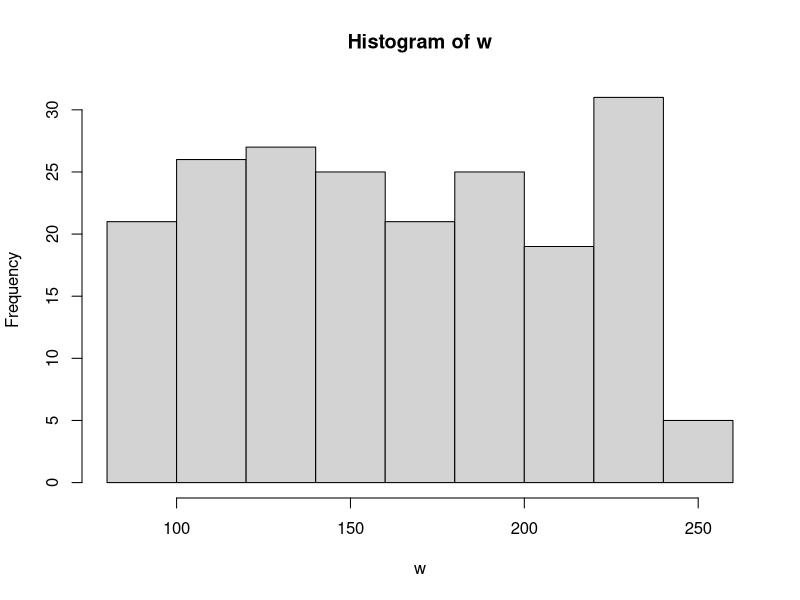
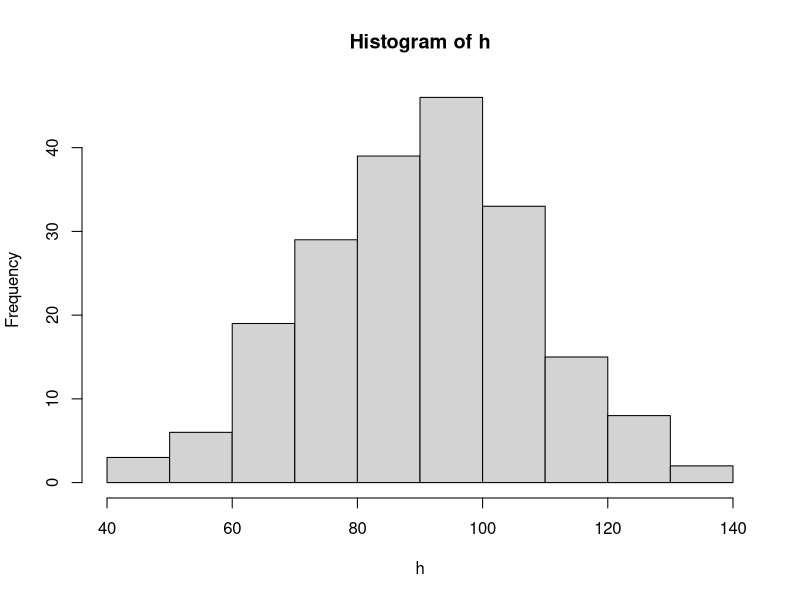
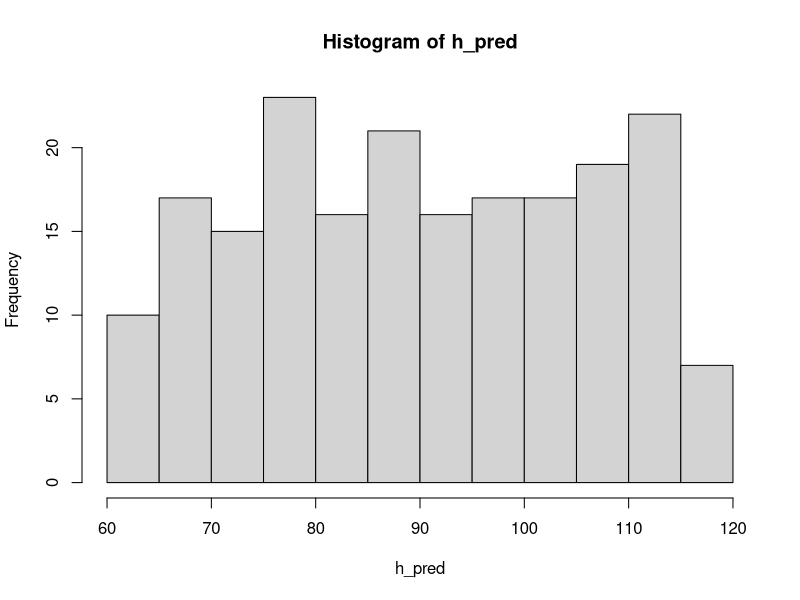
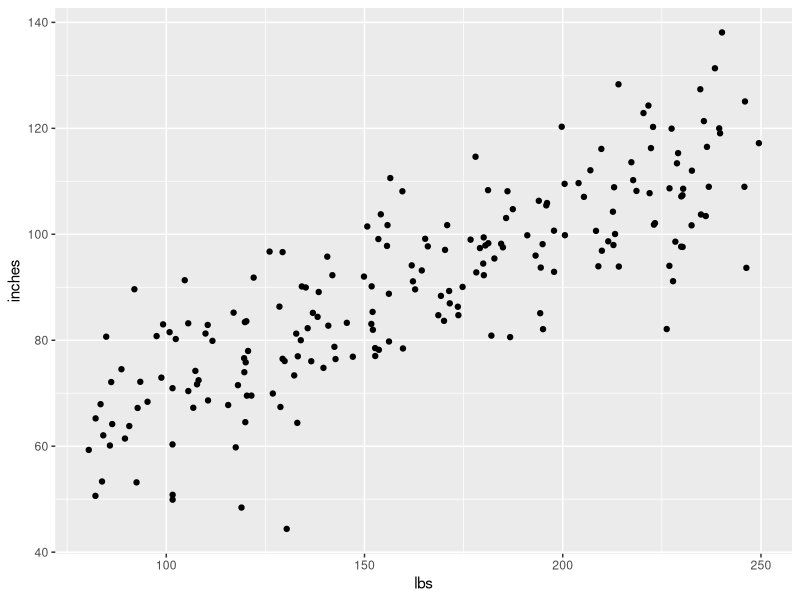
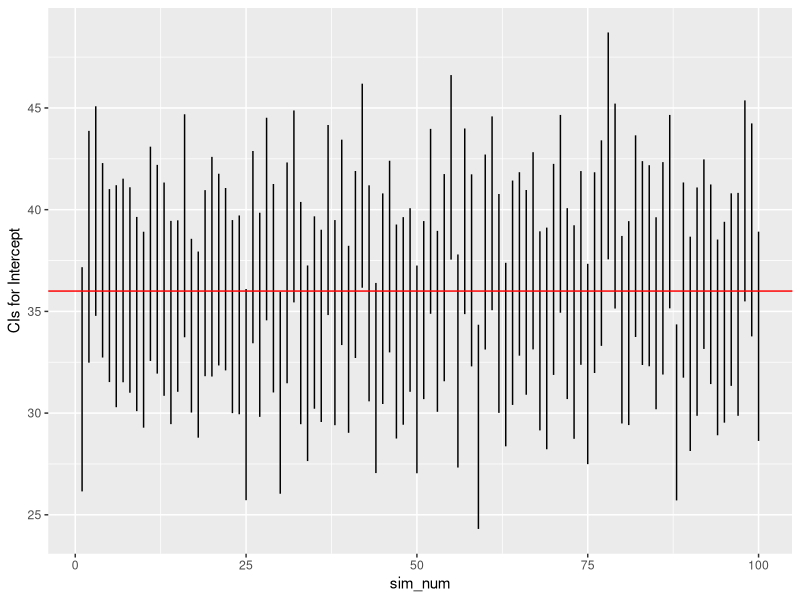
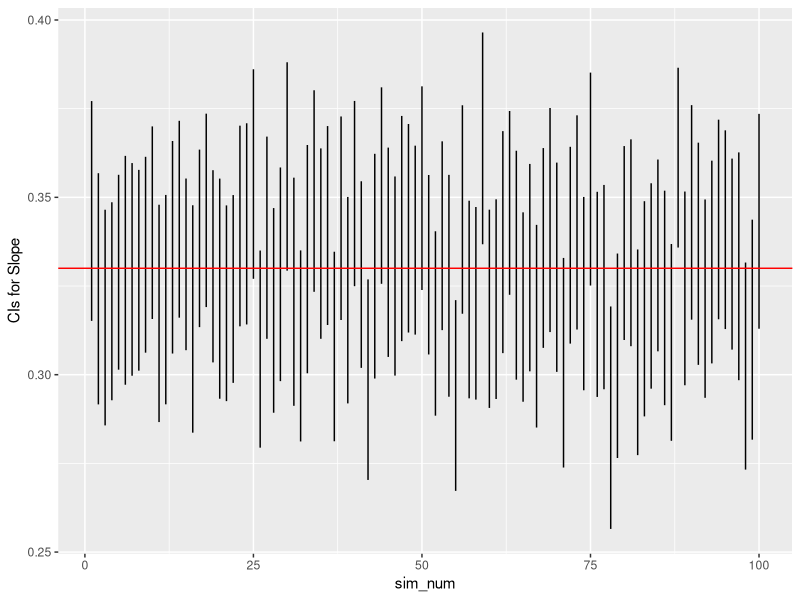
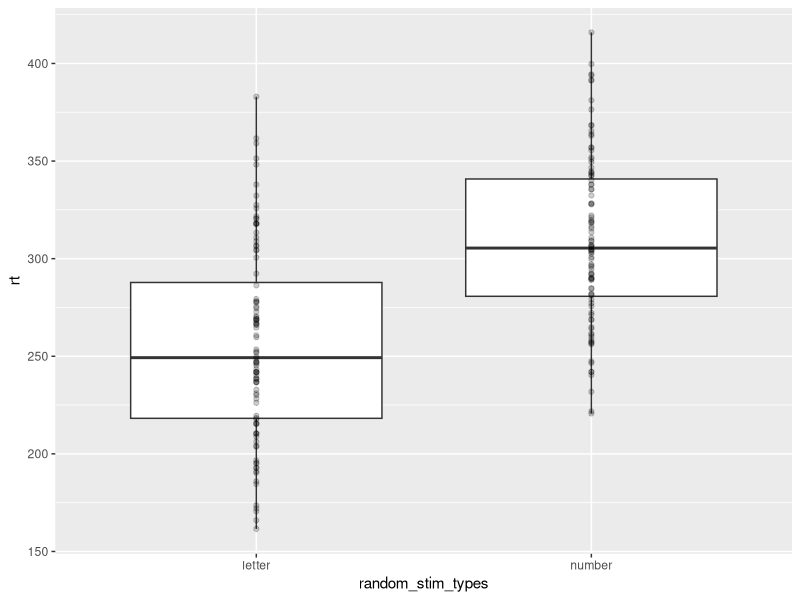
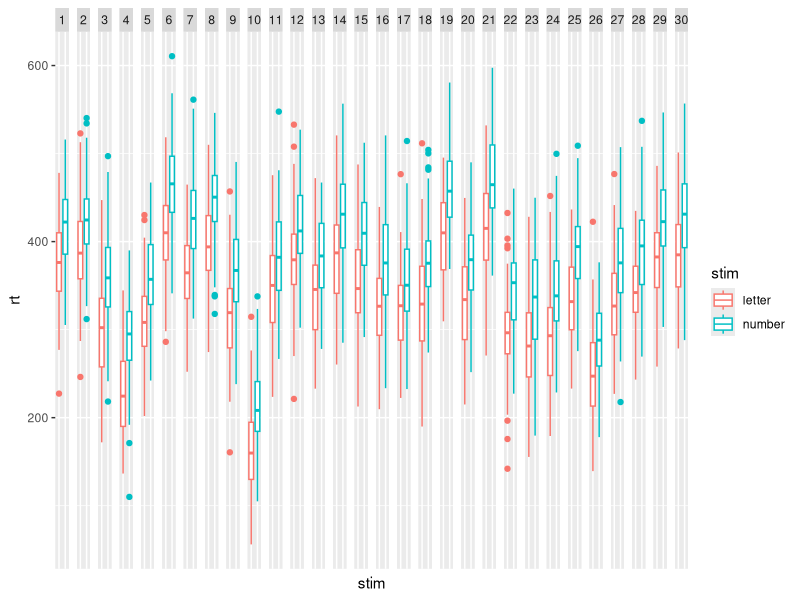

R code for these plots, in order:
## ---- chunk 1
knitr::opts_chunk$set(echo = FALSE, 
                      fig.align = "center",
                      out.width = "900px",
                      cache = TRUE)
## ---- chunk 2
# choose sample size
sample_n <- 200

# choose intercept and slope
beta0 <- 36   # inches
beta1 <- 0.33  # Rick's guess

# choose standard deviation for error
sigma <- 10 # Rick's guess
## ---- chunk 3
# random weights between 80 lbs and 250 lbs (uniform sampling)
w <- runif(n = sample_n, min = 80, max = 250)

h_pred <- rep(x = beta0, n = sample_n) + beta1 * w
h <- h_pred + rnorm(n = sample_n, mean = 0, sd = sigma)
## ---- chunk 4
library(ggplot2)
library(dplyr)

hist(w)
hist(h)
hist(h_pred)
## ---- chunk 5
# Put h and w into data frame for ggplot
height_weight <- data.frame(inches = h, lbs = w)

# Plot
scatter_1 <- ggplot(data = height_weight) +
  aes(x = lbs, y = inches) +
  geom_point()
scatter_1
## ---- chunk 6

# Could use the raw data
# cor.test(x = w, y = h)
# Or, to use the values in the data frame, use with(...)

with(height_weight, cor.test(x = inches, y = lbs))
## ---- chunk 7
# Save output as a variable
cor_test_inches_lbs <- with(height_weight, cor.test(x = inches, y = lbs))

# What sort of beast is this?
mode(cor_test_inches_lbs)
## ---- chunk 8
# Aha, it's a list, this shows me all of the parts
unlist(cor_test_inches_lbs)

# Looks like the t value is the first element
cor_test_inches_lbs[[1]]
## ---- chunk 9
fit <- lm(formula = inches ~ lbs, data = height_weight)
summary(fit) # Use lm() command to fit formula
(ci <- confint(fit)) # confint() command fits confidence intervals
## ---- chunk 10
# random weights between 80 lbs and 250 lbs (uniform sampling)
w <- runif(n = sample_n, min = 80, max = 250)

h_pred <- rep(x = beta0, n = sample_n) + beta1 * w
h <- h_pred + rnorm(n = sample_n, mean = 0, sd = sigma)
height_weight <- data.frame(inches = h, lbs = w)

fit <- lm(formula = inches ~ lbs, data = height_weight)
summary(fit)
(ci <- confint(fit)) # saves in variable ci and prints
## ---- chunk 11

# define global constants from prior simulation
sample_n = 200
beta0 = 36
beta1 = .33
sigma = 10
min_x = 80
max_x = 250
## ---- chunk 12
height_weight_sim <- function(sample_n = 200, beta0 = 36, beta1 = .33, sigma = 10, min_x = 80, max_x = 250) {
  # Calculates correlation, intercept, slope estimates for
  # linear relation between two variables
  
  # Args:
  #   sample_n: Number of sample poings, default is 200
  #   beta0: Intercept, default is 36 (inches)
  #   beta1: Slope, default is .33
  #   sigma: Standard deviation of error
  #   min_x: Minimum value for x (weight in lbs)
  #   max_x: Maximum value for x (weight in lbs)
  #
  # Returns:
  #   Named array with values
  #   beta0
  #   beta1
  #   beta0.lo: 2.5% quantile for intercept
  #   beta0.hi  97.5% quantile for intercept
  #   beta1.lo  2.5% quantile for slope
  #   beta1.hi  97.5% quantile for slope

  w <- runif(n = sample_n, min = min_x, max = max_x)

  h_pred <- rep(x = beta0, n = sample_n) + beta1 * w
  h <- h_pred + rnorm(n = sample_n, mean = 0, sd = sigma)
  height.weight <- data.frame(inches = h, lbs = w)

  fit <- lm(formula = inches ~ lbs, data = height.weight)
  ci <- confint(fit)
  
  # Create output vector with named values
  (results <- c("beta0" = beta0, 
    "beta1"= beta1, 
    "beta0.lo" = ci[1,1],
    "beta0.hi" = ci[1,2],
    "beta1.lo" = ci[2,1],
    "beta1.hi" = ci[2,2]))
}
## ---- chunk 13
# Defaults only
height_weight_sim()

# Larger sample size
height_weight_sim(sample_n = 500)
## ---- chunk 14
n_simulations = 100
n_vars = 6 # variables height_weight_sim() outputs

# initialize output array
height_weight_sim_data <- array(0, dim=c(n_simulations, n_vars))

# Repeat height_weight_sim() n_simulations times
for (i in 1:n_simulations) { 
  height_weight_sim_data[i,] <- height_weight_sim()
  }
## ---- chunk 15

# Easier to make simulation data a data frame
ht_wt_sims <- as.data.frame(height_weight_sim_data)

# rename variables to be more easily read
names(ht_wt_sims) <- c("beta0", "beta1", 
                       "beta0.lo", "beta0.hi",
                       "beta1.lo", "beta1.hi")

# Add a variable to index the simulation number
ht_wt_sims$sim_num <- 1:n_simulations

# Plot beta0 min and max (now called V3, V4)
ggplot(data = ht_wt_sims) +
  aes(x = sim_num) +
  geom_linerange(mapping = aes(ymin = beta0.lo,
                                ymax = beta0.hi)) +
  ylab("CIs for Intercept") +
  geom_hline(yintercept = beta0, color = "red")
## ---- chunk 16
# Plot beta1 min and max (now called V5, V6)
ggplot(data = ht_wt_sims) +
  aes(x = sim_num) +
  geom_linerange(mapping = aes(ymin = beta1.lo,
                                ymax = beta1.hi)) +
  ylab("CIs for Slope") +
  geom_hline(yintercept = beta1, color = "red")
## ---- chunk 17
# Simulation parameters
n_subs = 30
trials_per_cond = 100

letters_numbers_rt_diff = 50 # ms
rt_mean_across_subs = 350
sigma = 50
cond_labels = c("letter", "number")
cond_rts <- c("letter" = 0, "number" = letters_numbers_rt_diff)

stim_types <- factor(x = rep(x = c(1,2), 
                             trials_per_cond), 
                     labels = cond_labels)

#sample(factor(x=rep(c("letter", "number"), 100)), 200)
random_stim_types <- sample(stim_types, trials_per_cond*length(cond_labels))

mean_sub_rt <- rnorm(n = 1, mean = rt_mean_across_subs, sd = sigma)
trial_rt <- array(0, dim = length(random_stim_types))

# Generate RTs based on trial, condition
for (t in 1:length(random_stim_types)) {
  trial_rt[t] <- mean_sub_rt + cond_rts[random_stim_types[t]] + 
    rnorm(n = 1, mean = 0, sd = sigma)
}

# Make data frame
letter_number_df <- data.frame(trial = 1:length(random_stim_types), 
                               stim = random_stim_types, 
                               rt = trial_rt)

letter_number_df %>%
  ggplot(.) +
  aes(x = random_stim_types, y = rt) +
  geom_boxplot() +
  geom_point(alpha = .2)
## ---- chunk 18
simulate_sub_rt <- function(trials_per_cond = 100,
                            letters_numbers_rt_diff = 50,
                            rt_mean_across_subs = 350, 
                            sigma = 50) {
  
  cond_rts <- c("letter" = 0, 
                "number" = letters_numbers_rt_diff)
  stim_types <- factor(x = rep(x = c(1,2),
                               trials_per_cond), 
                       labels = c("letter", "number"))
  random_stim_types <- sample(stim_types, 2*trials_per_cond)

  mean_sub_rt <- rnorm(n = 1, 
                       mean = rt_mean_across_subs, 
                       sd = sigma)
  trial_rt <- array(0, dim = length(random_stim_types))

  # Generate RTs based on trial, condition
  for (t in 1:length(random_stim_types)) {
    trial_rt[t] <- mean_sub_rt + cond_rts[random_stim_types[t]] +
      rnorm(n = 1, mean = 0, sd = sigma)
    }

  # Make data frame
  letter.number.df <- data.frame(trial = 1:length(random_stim_types), 
                                 stim = random_stim_types, 
                                 rt = trial_rt)
}
## ---- chunk 19
make_sub_rt_df <- function(sub.id) {
  sub_rt_df <- simulate_sub_rt()
  sub_rt_df$sub.id <- sub.id
  sub_rt_df
}

# Use lapply to make separate data frames for all subs
sub_rt_df_list <- lapply(1:n_subs, make_sub_rt_df)

# Use Reduce() with the merge function to make one big file
sub_rt_df_merged <- Reduce(function(x, y) merge(x, y, all=TRUE), sub_rt_df_list)
## ---- chunk 20
ggplot(data = sub_rt_df_merged) +
  aes(x=stim, y=rt, color=stim) +
  geom_boxplot() +
  facet_grid(facets = . ~ as.factor(sub.id)) +
  theme(axis.text.x.bottom = element_blank(),
        axis.ticks.x.bottom = element_blank())
## ---- chunk 21
library(lme4)
fit1 <- lmer(formula = rt ~ stim + (1|sub.id), data = sub_rt_df_merged)
summary(fit1)
## ---- chunk 22
fit2 <- aov(formula = rt ~ stim + Error(as.factor(sub.id)), data = sub_rt_df_merged)
summary(fit2)
## ---- chunk 23
sessionInfo()
